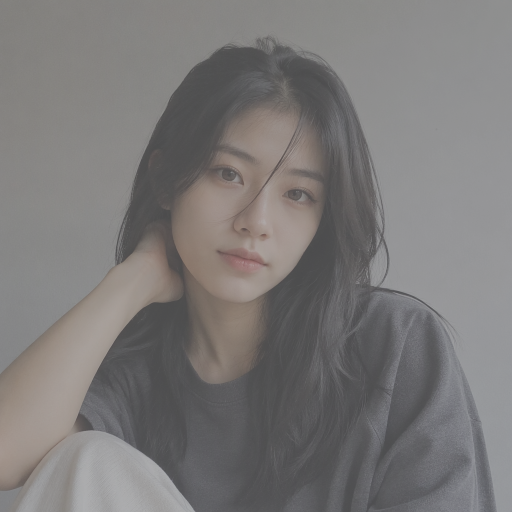
//> input picture 底层算法演示/线性变换/assets/low_contrast.png, 1024 x 1024 px (shown at 1/2 size)
$ ./linear_transform -i=../assets/low_contrast.png   (built with g++ and OpenCV 4)
//> lines starting //> are read from the running program, lines starting //| are printed output that depends on the picture
/**
 * @file    linear_transform.cpp
 * @brief   线性变换演示：用增益 alpha 与偏置 beta 调整对比度和亮度。
 * @details 流程：读取灰度图 -> 设定增益和偏置 -> 逐像素变换 -> 裁剪有效范围
 *          -> 拼接对比图，可选滑动条实时调节。
 * @note    依赖：OpenCV 4.x（core / imgproc / imgcodecs / highgui）
 *          cv::convertScaleAbs 的语义是 |alpha * x + beta| 再饱和到 0~255，
 *          中间的绝对值会让负增益出现反直觉结果（alpha=-1, beta=0 时图像不变），
 *          本演示专门把这一点和真正的截断版本放在一起对比。
 */

#include <iomanip>
#include <iostream>
#include <string>
#include <vector>

#include <opencv2/opencv.hpp>
#include <opencv2/core/utils/filesystem.hpp>

namespace {

/// 拼接图中标题条的高度（像素）。
const int kTitleHeight = 30;

/** @brief 在若干候选位置中查找素材，便于从不同工作目录运行。 */
std::string locateAsset(const std::string& fileName)
{
    const std::vector<std::string> candidates = {
        "../../assets/" + fileName, "../assets/" + fileName, "assets/" + fileName};
    for (const auto& path : candidates) {
        if (cv::utils::fs::exists(path)) {
            return path;
        }
    }
    return candidates.front();
}

/** @brief 由素材路径推导输出目录：<demo>/assets/x.png -> <demo>/output。 */
std::string outputDirFor(const std::string& inputPath)
{
    std::string dir = inputPath;
    const size_t slash = dir.find_last_of("/\\");
    dir = (slash == std::string::npos) ? "." : dir.substr(0, slash);
    const size_t slash2 = dir.find_last_of("/\\");
    const std::string leaf = (slash2 == std::string::npos) ? dir : dir.substr(slash2 + 1);
    if (leaf == "assets") {
        dir = (slash2 == std::string::npos) ? "." : dir.substr(0, slash2);
    }
    return dir + "/output";
}

/**
 * @brief  标准线性变换：|alpha * x + beta| 后饱和到 0~255。
 * @param  gray  输入灰度图。
 * @param  alpha 增益（对比度）。
 * @param  beta  偏置（亮度）。
 * @return 变换结果。
 */
cv::Mat linearAbs(const cv::Mat& gray, double alpha, double beta)
{
    cv::Mat dst;
    cv::convertScaleAbs(gray, dst, alpha, beta);
    return dst;
}

/**
 * @brief  严格线性变换：alpha * x + beta 直接截断到 0~255（不做绝对值）。
 * @param  gray  输入灰度图。
 * @param  alpha 增益。
 * @param  beta  偏置。
 * @return 变换结果。
 * @note   这才是数学意义上的线性映射；convertScaleAbs 因为取绝对值，负增益会失真。
 */
cv::Mat linearClamped(const cv::Mat& gray, double alpha, double beta)
{
    cv::Mat lut(1, 256, CV_8U);
    for (int i = 0; i < 256; ++i) {
        const double value = alpha * i + beta;
        lut.at<uchar>(i) = cv::saturate_cast<uchar>(value);  // 负值截断为 0，超过 255 截断为 255
    }
    cv::Mat dst;
    cv::LUT(gray, lut, dst);
    return dst;
}

/**
 * @brief  给单通道图加标题条并转成 BGR。
 * @param  image 单通道图像。
 * @param  title 标题文字（仅支持 ASCII）。
 * @return 带标题条的面板。
 */
cv::Mat makePanel(const cv::Mat& image, const std::string& title)
{
    // 展示时缩到一半，控制拼接图体积。
    cv::Mat small;
    cv::resize(image, small, cv::Size(), 0.5, 0.5, cv::INTER_AREA);
    cv::Mat panel(small.rows + kTitleHeight, small.cols, CV_8UC3, cv::Scalar(255, 255, 255));
    cv::cvtColor(small, panel(cv::Rect(0, kTitleHeight, small.cols, small.rows)),
                 cv::COLOR_GRAY2BGR);
    cv::putText(panel, title, cv::Point(8, 21), cv::FONT_HERSHEY_SIMPLEX, 0.5,
                cv::Scalar(0, 0, 0), 1, cv::LINE_AA);
    return panel;
}

/**
 * @brief  按列数拼接等尺寸面板。
 * @param  panels 面板列表。
 * @param  cols   每行面板数。
 * @return 拼接结果。
 */
cv::Mat montage(const std::vector<cv::Mat>& panels, int cols)
{
    const int rows = static_cast<int>((panels.size() + cols - 1) / cols);
    cv::Mat canvas(rows * panels[0].rows, cols * panels[0].cols, CV_8UC3, cv::Scalar(255, 255, 255));
    for (size_t i = 0; i < panels.size(); ++i) {
        const int r = static_cast<int>(i) / cols;
        const int c = static_cast<int>(i) % cols;
        panels[i].copyTo(canvas(cv::Rect(c * panels[i].cols, r * panels[i].rows,
                                         panels[i].cols, panels[i].rows)));
    }
    return canvas;
}

/** @brief 打印均值与标准差，量化对比度变化。 */
void printStats(const std::string& name, const cv::Mat& img)
{
    cv::Scalar mean;
    cv::Scalar stddev;
    cv::meanStdDev(img, mean, stddev);
    std::cout << "  " << std::left << std::setw(26) << name
              << " mean=" << std::fixed << std::setprecision(1) << std::setw(6) << mean[0]
              << " std=" << std::setw(6) << stddev[0] << "\n";
}

/**
 * @brief  弹窗 + 滑动条实时调节增益与偏置。
 * @param  gray 输入灰度图。
 * @note   仅在 --display=1 时进入；ESC 或 q 退出。
 */
void interactiveTune(const cv::Mat& gray)
{
    const std::string window = "linear transform (ESC/q to quit)";
    cv::namedWindow(window, cv::WINDOW_AUTOSIZE);
    int alpha100 = 150;  // 实际 alpha = alpha100 / 100
    int betaOffset = 0;  // 实际 beta = betaOffset - 100
    cv::createTrackbar("alpha x100", window, &alpha100, 400);
    cv::createTrackbar("beta +100", window, &betaOffset, 200);

    while (true) {
        const cv::Mat dst = linearAbs(gray, alpha100 / 100.0, betaOffset - 100.0);
        cv::imshow(window, dst);
        const int key = cv::waitKey(30);
        if (key == 27 || key == 'q') {
            break;
        }
    }
}

}  // namespace

/**
 * @brief  主流程：多组 alpha/beta 组合对比，并演示绝对值语义的坑。
 * @param  argc 参数个数。
 * @param  argv 参数列表。
 * @return 0 表示成功，非 0 表示失败。
 */
int main(int argc, char** argv)
{
    const cv::String keys =
        "{help h usage ? |      | 打印帮助信息 }"
        "{i input        |      | 输入图像路径，缺省读取 assets/low_contrast.png }"
        "{r reference    |      | 参考图像路径，缺省读取 assets/portrait.png }"
        "{o output       |      | 输出图像路径，缺省写入 <目录>/output/linear_transform.png }"
        "{a alpha        | 1.6  | 主参数：增益（对比度） }"
        "{b beta         | 0    | 主参数：偏置（亮度） }"
        "{d display      | 0    | 是否弹窗并用滑动条实时调节 }";

    cv::CommandLineParser parser(argc, argv, keys);
    parser.about("线性变换演示: 增益/偏置调整对比度与亮度\n参数请使用 --key=value 形式");
    if (parser.has("help")) {
        parser.printMessage();
        return 0;
    }
    if (!parser.check()) {
        parser.printErrors();
        parser.printMessage();
        return -1;
    }

    std::string inputPath = parser.get<std::string>("input");
    if (inputPath.empty()) {
        inputPath = locateAsset("low_contrast.png");
    }

    // 步骤 1：读取灰度图。
    const cv::Mat src = cv::imread(inputPath, cv::IMREAD_COLOR);
//> src is the input picture: 1024 rows x 1024 cols, CV_8UC3; mean B, G, R 120.4, 121, 123.4
    if (src.empty()) {
        std::cerr << "无法读取图像: " << inputPath << std::endl;
        return -1;
    }
    cv::Mat gray;
    cv::cvtColor(src, gray, cv::COLOR_BGR2GRAY);

    // 步骤 2：设定增益和偏置，并做多组对比。
    const double alpha = parser.get<double>("alpha");
    const double beta = parser.get<double>("beta");

    // 步骤 3：逐像素变换（convertScaleAbs 内部就是 y = |alpha * x + beta| 的饱和版本）。
    const cv::Mat mainResult = linearAbs(gray, alpha, beta);

    // 步骤 4：裁剪有效范围。对比 convertScaleAbs 与严格截断在负增益下的差异。
    const cv::Mat absNeg = linearAbs(gray, -1.0, 0.0);       // 取绝对值：与原图相同
    const cv::Mat clampNeg = linearClamped(gray, -1.0, 0.0);  // 严格截断：全部为 0
//> in linearClamped, `cv::LUT(gray, lut, dst);`: dst: 1024 rows x 1024 cols, CV_8UC1; every value is 0

    std::cout << "输入: " << inputPath << ", alpha = " << alpha << ", beta = " << beta << "\n";
    printStats("input", gray);
//> in printStats, `cv::meanStdDev(img, mean, stddev);`: mean = Scalar(121.6); stddev = Scalar(26.27)
//|   input                      mean=121.6  std=26.3
    printStats("alpha 0.5", linearAbs(gray, 0.5, 0.0));
//|   alpha 0.5                  mean=60.8   std=13.1
    printStats("alpha " + std::to_string(alpha).substr(0, 4), mainResult);
//|   alpha 1.60                 mean=194.4  std=41.7
    printStats("alpha 2.0", linearAbs(gray, 2.0, 0.0));
//> call 4 of linearAbs, with alpha = 2, beta = 0
//> in linearAbs (call 4), `cv::convertScaleAbs(gray, dst, alpha, beta);`:
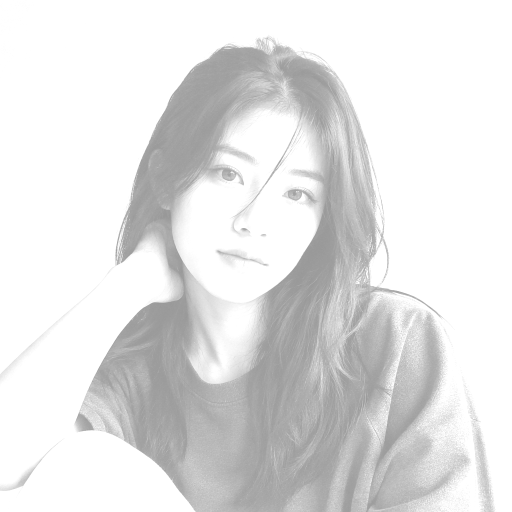
//> dst: 1024 rows x 1024 cols, CV_8UC1 (shown at 1/2 size); min 150, max 255, mean 226.5
//|   alpha 2.0                  mean=226.5  std=37.6
    printStats("beta -60", linearAbs(gray, 1.0, -60.0));
//> in linearAbs (call 5), `cv::convertScaleAbs(gray, dst, alpha, beta);`:
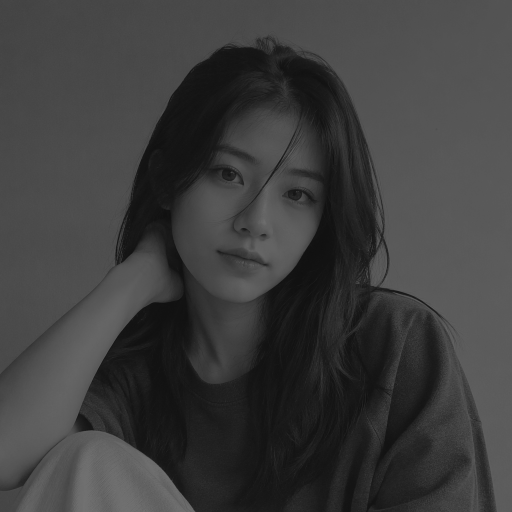
//> dst: 1024 rows x 1024 cols, CV_8UC1 (shown at 1/2 size); min 15, max 115, mean 61.6
//|   beta -60                   mean=61.6   std=26.3
    printStats("beta +60", linearAbs(gray, 1.0, 60.0));
//> in linearAbs (call 6), `cv::convertScaleAbs(gray, dst, alpha, beta);`:
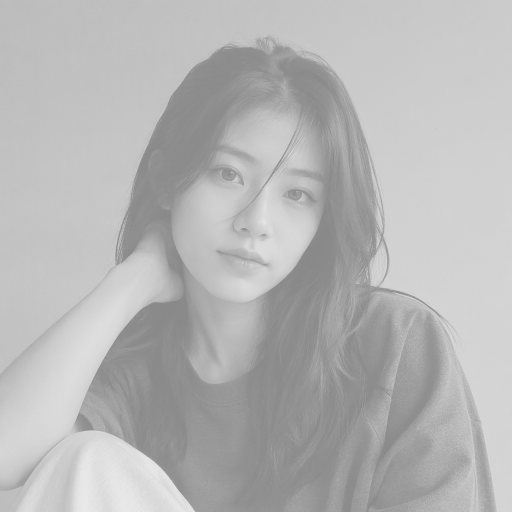
//> dst: 1024 rows x 1024 cols, CV_8UC1 (shown at 1/2 size); min 135, max 235, mean 181.6
//|   beta +60                   mean=181.6  std=26.3
    printStats("convertScaleAbs a=-1", absNeg);
//|   convertScaleAbs a=-1       mean=121.6  std=26.3
    printStats("clamped a=-1", clampNeg);
//|   clamped a=-1               mean=0.0    std=0.0

    // 参考图：同一场景的正常曝光版本，用来目测对比度是否已拉回正常水平。
    cv::Mat reference;
    std::string referencePath = parser.get<std::string>("reference");
    if (referencePath.empty()) {
        referencePath = locateAsset("portrait.png");
    }
    const cv::Mat refColor = cv::imread(referencePath, cv::IMREAD_COLOR);
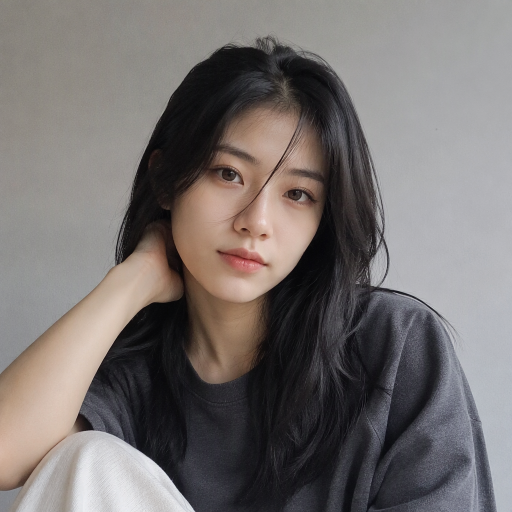
//> input picture 底层算法演示/线性变换/assets/portrait.png, 1024 x 1024 px (shown at 1/2 size)
//> refColor is the input picture: 1024 rows x 1024 cols, CV_8UC3; mean B, G, R 111.1, 112.5, 118.2
    if (!refColor.empty()) {
        cv::cvtColor(refColor, reference, cv::COLOR_BGR2GRAY);
    } else {
        reference = gray.clone();
    }

    const std::vector<cv::Mat> panels = {
        makePanel(gray, "low contrast input"),
        makePanel(reference, "reference (normal)"),
        makePanel(mainResult, "alpha " + std::to_string(alpha).substr(0, 4) + " beta " +
                                  std::to_string(static_cast<int>(beta))),
        makePanel(linearAbs(gray, 0.5, 0.0), "alpha 0.5"),
        makePanel(linearAbs(gray, 2.0, 0.0), "alpha 2.0"),
        makePanel(linearAbs(gray, 1.0, -60.0), "beta -60"),
        makePanel(linearAbs(gray, 1.0, 60.0), "beta +60"),
        makePanel(absNeg, "convertScaleAbs a=-1 (abs)"),
        makePanel(clampNeg, "clamped a=-1 (black)")};
//> in makePanel, `cv::putText(panel, title, cv::Point(8, 21), cv::FONT_HERSHEY_SIMPLEX, ..`: panel: 542 rows x 512 cols, CV_8UC3; min 2, max 255, mean 128.8
//> in makePanel (call 2), `cv::putText(panel, title, cv::Point(8, 21), cv::FONT_HERSHEY_SIMPLEX, ..`: panel: 542 rows x 512 cols, CV_8UC3; min 2, max 255, mean 121.6
//> in makePanel (call 3), `cv::putText(panel, title, cv::Point(8, 21), cv::FONT_HERSHEY_SIMPLEX, ..`: panel: 542 rows x 512 cols, CV_8UC3; min 2, max 255, mean 197.5
//> in makePanel (call 4), `cv::putText(panel, title, cv::Point(8, 21), cv::FONT_HERSHEY_SIMPLEX, ..`: panel: 542 rows x 512 cols, CV_8UC3; min 5, max 255, mean 71.5
//> in makePanel (call 5), `cv::putText(panel, title, cv::Point(8, 21), cv::FONT_HERSHEY_SIMPLEX, ..`: panel: 542 rows x 512 cols, CV_8UC3; min 5, max 255, mean 228
//> in makePanel (call 6), `cv::putText(panel, title, cv::Point(8, 21), cv::FONT_HERSHEY_SIMPLEX, ..`:
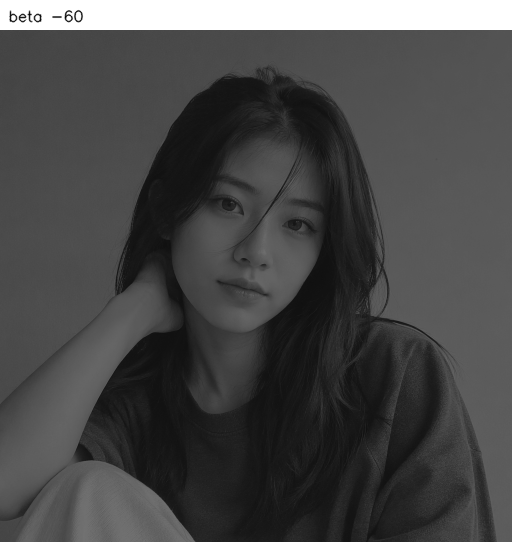
//> panel: 542 rows x 512 cols, CV_8UC3; min 2, max 255, mean 72.3
//> in makePanel (call 8), `cv::putText(panel, title, cv::Point(8, 21), cv::FONT_HERSHEY_SIMPLEX, ..`:
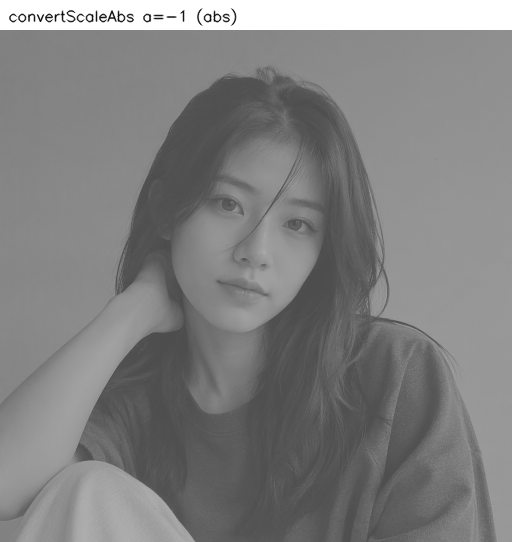
//> panel: 542 rows x 512 cols, CV_8UC3; min 2, max 255, mean 128.6
    const cv::Mat result = montage(panels, 3);
//> in montage, `const int rows = static_cast<int>((panels.size() + cols - 1) / cols);`: rows = 3
//> in montage, `cv::Mat canvas(rows * panels[0].rows, cols * panels[0].cols, CV_8UC3, ..`: canvas: 1626 rows x 1536 cols, CV_8UC3; every value is 255
//> the loop in montage, `for (size_t i = 0; i < panels.size(); ++i)` made 9 passes
//> after the loop in montage, `for (size_t i = 0; i < panels.size(); ++i)`:
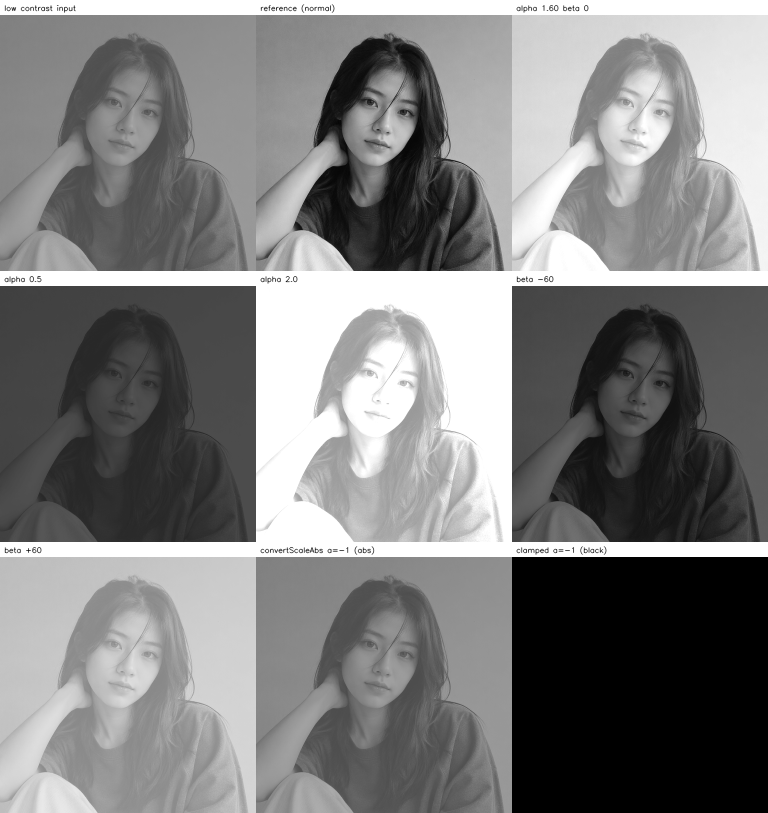
//> canvas: 1626 rows x 1536 cols, CV_8UC3 (shown at 1/2 size); min 0, max 255, mean 127.5

    std::string outputPath = parser.get<std::string>("output");
    if (outputPath.empty()) {
        const std::string outDir = outputDirFor(inputPath);
        cv::utils::fs::createDirectories(outDir);
        outputPath = outDir + "/linear_transform.png";
    }
    if (!cv::imwrite(outputPath, result)) {
        std::cerr << "无法写入输出图像: " << outputPath << std::endl;
        return -1;
    }
    std::cout << "结果已保存至 " << outputPath << std::endl;

    // 步骤 5：实时调节（可选）。
    if (parser.get<int>("display") != 0) {
        interactiveTune(gray);
    }
    return 0;
}
